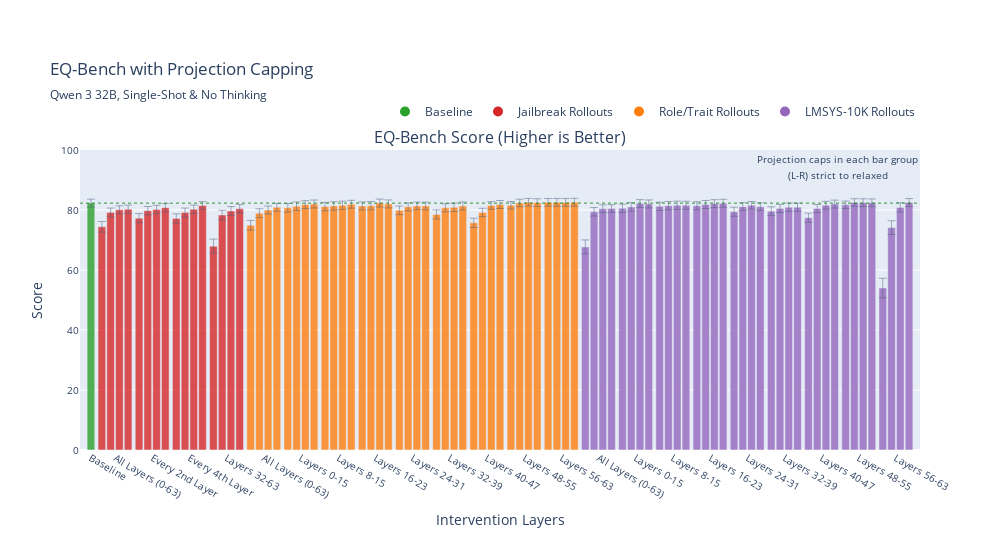

This figure's notebook cell:
### Code cell
fig_eq = plot_benchmark_results(df_eq, 'eq_bench', 
                                  title="EQ-Bench with Projection Capping", 
                                  subtitle=subtitle,
                                  total_layers=total_layers)
fig_eq.show()

### Figure 1 — Plotly figure (JSON) as saved in the notebook; plotly's stock layout.template omitted (floating-point values rounded to 4 significant figures; data arrays with more than 128 entries replaced by an {"elided": "..."} marker saying what was removed)
{"data": [{"customdata": {"elided": "89x2 str values"}, "error_y": {"array": [1.313, 1.779, 1.474, 1.336, 1.385, 1.521, 1.401, 1.409, 1.351, 1.547, 1.515, 1.414, 1.309, 2.339, 1.583, 1.488, 1.431, 1.625, 1.481, 1.318, 1.316, 1.428, 1.417, 1.329, 1.325, 1.402, 1.414, 1.384, 1.311, 1.356, 1.391, 1.321, 1.326, 1.418, 1.338, 1.27, 1.296, 1.512, 1.37, 1.388, 1.358, 1.548, 1.412, 1.292, 1.32, 1.273, 1.253, 1.285, 1.291, 1.29, 1.31, 1.308, 1.314, 2.342, 1.42, 1.313, 1.302, 1.403, 1.442, 1.298, 1.328, 1.368, 1.42, 1.388, 1.331, 1.358, 1.346, 1.325, 1.332, 1.516, 1.312, 1.275, 1.298, 1.464, 1.371, 1.38, 1.361, 1.525, 1.351, 1.316, 1.309, 1.269, 1.284, 1.288, 1.293, 3.247, 2.308, 1.561, 1.317], "thickness": 0.5, "type": "data", "visible": true}, "hovertemplate": "%{customdata[0]}<br>Config: %{customdata[1]}<br>Value: %{y:.1%}<extra></extra>", "marker": {"color": ["#2ca02c", "#d62728", "#d62728", "#d62728", "#d62728", "#d62728", "#d62728", "#d62728", "#d62728", "#d62728", "#d62728", "#d62728", "#d62728", "#d62728", "#d62728", "#d62728", "#d62728", "#ff7f0e", "#ff7f0e", "#ff7f0e", "#ff7f0e", "#ff7f0e", "#ff7f0e", "#ff7f0e", "#ff7f0e", "#ff7f0e", "#ff7f0e", "#ff7f0e", "#ff7f0e", "#ff7f0e", "#ff7f0e", "#ff7f0e", "#ff7f0e", "#ff7f0e", "#ff7f0e", "#ff7f0e", "#ff7f0e", "#ff7f0e", "#ff7f0e", "#ff7f0e", "#ff7f0e", "#ff7f0e", "#ff7f0e", "#ff7f0e", "#ff7f0e", "#ff7f0e", "#ff7f0e", "#ff7f0e", "#ff7f0e", "#ff7f0e", "#ff7f0e", "#ff7f0e", "#ff7f0e", "#9467bd", "#9467bd", "#9467bd", "#9467bd", "#9467bd", "#9467bd", "#9467bd", "#9467bd", "#9467bd", "#9467bd", "#9467bd", "#9467bd", "#9467bd", "#9467bd", "#9467bd", "#9467bd", "#9467bd", "#9467bd", "#9467bd", "#9467bd", "#9467bd", "#9467bd", "#9467bd", "#9467bd", "#9467bd", "#9467bd", "#9467bd", "#9467bd", "#9467bd", "#9467bd", "#9467bd", "#9467bd", "#9467bd", "#9467bd", "#9467bd", "#9467bd"]}, "name": "EQ-Bench Score (Higher is Better)", "opacity": 0.8, "showlegend": false, "type": "bar", "width": 0.35, "x": [0, 0.5, 0.9, 1.3, 1.7, 2.2, 2.6, 3.0, 3.4, 3.9, 4.3, 4.7, 5.1, 5.6, 6.0, 6.4, 6.8, 7.3, 7.7, 8.1, 8.5, 9.0, 9.4, 9.8, 10.2, 10.7, 11.1, 11.5, 11.9, 12.4, 12.8, 13.2, 13.6, 14.1, 14.5, 14.9, 15.3, 15.8, 16.2, 16.6, 17.0, 17.5, 17.9, 18.3, 18.7, 19.2, 19.6, 20.0, 20.4, 20.9, 21.3, 21.7, 22.1, 22.6, 23.0, 23.4, 23.8, 24.3, 24.7, 25.1, 25.5, 26.0, 26.4, 26.8, 27.2, 27.7, 28.1, 28.5, 28.9, 29.4, 29.8, 30.2, 30.6, 31.1, 31.5, 31.9, 32.3, 32.8, 33.2, 33.6, 34.0, 34.5, 34.9, 35.3, 35.7, 36.2, 36.6, 37.0, 37.4], "xaxis": "x", "y": [82.29, 74.4, 79.18, 80.04, 80.26, 77.28, 79.78, 80.16, 80.77, 77.19, 79.14, 80.22, 81.47, 67.95, 78.33, 79.66, 80.44, 74.91, 78.93, 80.01, 80.89, 80.73, 81.28, 81.78, 82.0, 81.13, 81.35, 81.56, 81.92, 81.37, 81.42, 82.31, 82.04, 79.9, 81.05, 81.37, 81.35, 78.52, 80.73, 80.89, 81.35, 75.71, 79.18, 81.5, 81.84, 81.56, 82.35, 82.58, 82.45, 82.56, 82.55, 82.53, 82.59, 67.69, 79.4, 80.43, 80.48, 80.56, 81.01, 82.16, 82.02, 81.22, 81.43, 81.56, 81.58, 81.41, 81.83, 82.12, 82.24, 79.41, 81.11, 81.56, 81.1, 79.6, 80.51, 80.92, 80.96, 77.44, 80.48, 81.58, 81.98, 81.72, 82.49, 82.44, 82.39, 53.99, 74.13, 80.86, 82.49], "yaxis": "y"}, {"marker": {"color": "#2ca02c", "size": 10}, "mode": "markers", "name": "Baseline", "showlegend": true, "type": "scatter", "x": [null], "xaxis": "x", "y": [null], "yaxis": "y"}, {"marker": {"color": "#d62728", "size": 10}, "mode": "markers", "name": "Jailbreak Rollouts", "showlegend": true, "type": "scatter", "x": [null], "xaxis": "x", "y": [null], "yaxis": "y"}, {"marker": {"color": "#ff7f0e", "size": 10}, "mode": "markers", "name": "Role/Trait Rollouts", "showlegend": true, "type": "scatter", "x": [null], "xaxis": "x", "y": [null], "yaxis": "y"}, {"marker": {"color": "#9467bd", "size": 10}, "mode": "markers", "name": "LMSYS-10K Rollouts", "showlegend": true, "type": "scatter", "x": [null], "xaxis": "x", "y": [null], "yaxis": "y"}], "layout": {"annotations": [{"font": {"size": 16}, "showarrow": false, "text": "EQ-Bench Score (Higher is Better)", "x": 0.5, "xanchor": "center", "xref": "paper", "y": 1, "yanchor": "bottom", "yref": "paper"}, {"showarrow": false, "text": "<span style='font-size:10px'>Projection caps in each bar group<br>(L-R) strict to relaxed</span>", "x": 1, "xanchor": "right", "xref": "paper", "y": 1, "yanchor": "top", "yref": "paper"}], "height": 550, "legend": {"orientation": "h", "x": 1, "xanchor": "right", "y": 1.08, "yanchor": "bottom"}, "margin": {"b": 100, "t": 150}, "shapes": [{"line": {"color": "green", "dash": "dot", "width": 1}, "opacity": 0.8, "type": "line", "x0": 0, "x1": 1, "xref": "x domain", "y0": 82.29, "y1": 82.29, "yref": "y"}], "title": {"subtitle": {"text": "Qwen 3 32B, Single-Shot & No Thinking"}, "text": "EQ-Bench with Projection Capping"}, "width": 1000, "xaxis": {"anchor": "y", "domain": [0, 1], "range": [-0.5, 37.9], "tickfont": {"size": 10}, "tickmode": "array", "ticktext": ["Baseline", "All Layers (0-63)", "Every 2nd Layer", "Every 4th Layer", "Layers 32-63", "All Layers (0-63)", "Layers 0-15", "Layers 8-15", "Layers 16-23", "Layers 24-31", "Layers 32-39", "Layers 40-47", "Layers 48-55", "Layers 56-63", "All Layers (0-63)", "Layers 0-15", "Layers 8-15", "Layers 16-23", "Layers 24-31", "Layers 32-39", "Layers 40-47", "Layers 48-55", "Layers 56-63"], "tickvals": [0, 1.1, 2.8, 4.5, 6.2, 7.9, 9.6, 11.3, 13.0, 14.7, 16.4, 18.1, 19.8, 21.5, 23.2, 24.9, 26.6, 28.3, 30.0, 31.7, 33.4, 35.1, 36.8], "title": {"text": "Intervention Layers"}}, "yaxis": {"anchor": "x", "domain": [0, 1], "range": [0, 100], "tickfont": {"size": 10}, "title": {"text": "Score"}}}}
